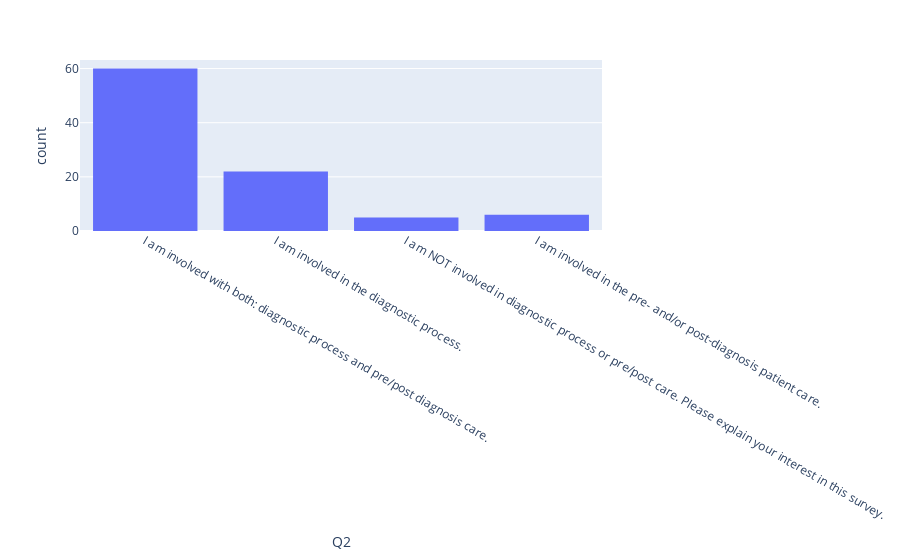

This figure's notebook cell:
### Code cell
fig = px.histogram(data, x='Q2')
fig.show()

### Figure 1 — Plotly figure (JSON) as saved in the notebook; plotly's stock layout.template omitted (floating-point values rounded to 4 significant figures)
{"data": [{"alignmentgroup": "True", "bingroup": "x", "hovertemplate": "Q2=%{x}<br>count=%{y}<extra></extra>", "legendgroup": "", "marker": {"color": "#636efa", "pattern": {"shape": ""}}, "name": "", "offsetgroup": "", "orientation": "v", "showlegend": false, "type": "histogram", "x": ["I am involved with both: diagnostic process and pre/post diagnosis care.", "I am involved with both: diagnostic process and pre/post diagnosis care.", "I am involved with both: diagnostic process and pre/post diagnosis care.", "I am involved with both: diagnostic process and pre/post diagnosis care.", "I am involved with both: diagnostic process and pre/post diagnosis care.", "I am involved in the diagnostic process.", "I am NOT involved in diagnostic process or pre/post care. Please explain your interest in this survey.", "I am involved with both: diagnostic process and pre/post diagnosis care.", "I am involved with both: diagnostic process and pre/post diagnosis care.", "I am involved in the diagnostic process.", "I am involved with both: diagnostic process and pre/post diagnosis care.", "I am NOT involved in diagnostic process or pre/post care. Please explain your interest in this survey.", "I am involved with both: diagnostic process and pre/post diagnosis care.", "I am involved with both: diagnostic process and pre/post diagnosis care.", "I am involved in the diagnostic process.", "I am involved with both: diagnostic process and pre/post diagnosis care.", "I am involved with both: diagnostic process and pre/post diagnosis care.", "I am involved with both: diagnostic process and pre/post diagnosis care.", "I am involved with both: diagnostic process and pre/post diagnosis care.", "I am involved with both: diagnostic process and pre/post diagnosis care.", "I am involved with both: diagnostic process and pre/post diagnosis care.", "I am NOT involved in diagnostic process or pre/post care. Please explain your interest in this survey.", "I am involved with both: diagnostic process and pre/post diagnosis care.", "I am involved with both: diagnostic process and pre/post diagnosis care.", "I am involved with both: diagnostic process and pre/post diagnosis care.", "I am involved in the pre- and/or post-diagnosis patient care.", "I am involved in the diagnostic process.", "I am involved with both: diagnostic process and pre/post diagnosis care.", "I am involved in the diagnostic process.", "I am involved with both: diagnostic process and pre/post diagnosis care.", "I am involved in the diagnostic process.", "I am involved with both: diagnostic process and pre/post diagnosis care.", "I am involved with both: diagnostic process and pre/post diagnosis care.", "I am involved with both: diagnostic process and pre/post diagnosis care.", "I am involved with both: diagnostic process and pre/post diagnosis care.", "I am involved with both: diagnostic process and pre/post diagnosis care.", "I am involved with both: diagnostic process and pre/post diagnosis care.", "I am involved with both: diagnostic process and pre/post diagnosis care.", "I am involved with both: diagnostic process and pre/post diagnosis care.", "I am involved with both: diagnostic process and pre/post diagnosis care.", "I am involved in the diagnostic process.", "I am involved in the diagnostic process.", "I am involved with both: diagnostic process and pre/post diagnosis care.", "I am involved with both: diagnostic process and pre/post diagnosis care.", "I am involved with both: diagnostic process and pre/post diagnosis care.", "I am involved with both: diagnostic process and pre/post diagnosis care.", "I am involved with both: diagnostic process and pre/post diagnosis care.", "I am involved with both: diagnostic process and pre/post diagnosis care.", "I am involved with both: diagnostic process and pre/post diagnosis care.", "I am involved with both: diagnostic process and pre/post diagnosis care.", "I am involved in the diagnostic process.", "I am involved with both: diagnostic process and pre/post diagnosis care.", "I am involved with both: diagnostic process and pre/post diagnosis care.", "I am involved with both: diagnostic process and pre/post diagnosis care.", "I am involved in the pre- and/or post-diagnosis patient care.", "I am involved with both: diagnostic process and pre/post diagnosis care.", "I am involved with both: diagnostic process and pre/post diagnosis care.", "I am involved in the diagnostic process.", "I am NOT involved in diagnostic process or pre/post care. Please explain your interest in this survey.", "I am involved with both: diagnostic process and pre/post diagnosis care.", "I am involved with both: diagnostic process and pre/post diagnosis care.", "I am involved in the diagnostic process.", "I am involved in the diagnostic process.", "I am involved with both: diagnostic process and pre/post diagnosis care.", "I am involved in the diagnostic process.", "I am NOT involved in diagnostic process or pre/post care. Please explain your interest in this survey.", "I am involved with both: diagnostic process and pre/post diagnosis care.", "I am involved with both: diagnostic process and pre/post diagnosis care.", "I am involved in the diagnostic process.", "I am involved with both: diagnostic process and pre/post diagnosis care.", "I am involved with both: diagnostic process and pre/post diagnosis care.", "I am involved with both: diagnostic process and pre/post diagnosis care.", "I am involved in the pre- and/or post-diagnosis patient care.", "I am involved in the pre- and/or post-diagnosis patient care.", "I am involved with both: diagnostic process and pre/post diagnosis care.", "I am involved with both: diagnostic process and pre/post diagnosis care.", "I am involved in the diagnostic process.", "I am involved in the diagnostic process.", "I am involved with both: diagnostic process and pre/post diagnosis care.", "I am involved with both: diagnostic process and pre/post diagnosis care.", "I am involved in the diagnostic process.", "I am involved with both: diagnostic process and pre/post diagnosis care.", "I am involved with both: diagnostic process and pre/post diagnosis care.", "I am involved with both: diagnostic process and pre/post diagnosis care.", "I am involved with both: diagnostic process and pre/post diagnosis care.", "I am involved in the pre- and/or post-diagnosis patient care.", "I am involved with both: diagnostic process and pre/post diagnosis care.", "I am involved in the diagnostic process.", "I am involved in the pre- and/or post-diagnosis patient care.", "I am involved in the diagnostic process.", "I am involved in the diagnostic process.", "I am involved in the diagnostic process.", "I am involved in the diagnostic process."], "xaxis": "x", "yaxis": "y"}], "layout": {"autosize": true, "barmode": "relative", "legend": {"tracegroupgap": 0}, "margin": {"t": 60}, "xaxis": {"anchor": "y", "autorange": true, "domain": [0, 1], "range": [-0.5, 3.5], "title": {"text": "Q2"}, "type": "category"}, "yaxis": {"anchor": "x", "autorange": true, "domain": [0, 1], "range": [0, 63.16], "title": {"text": "count"}}}}
